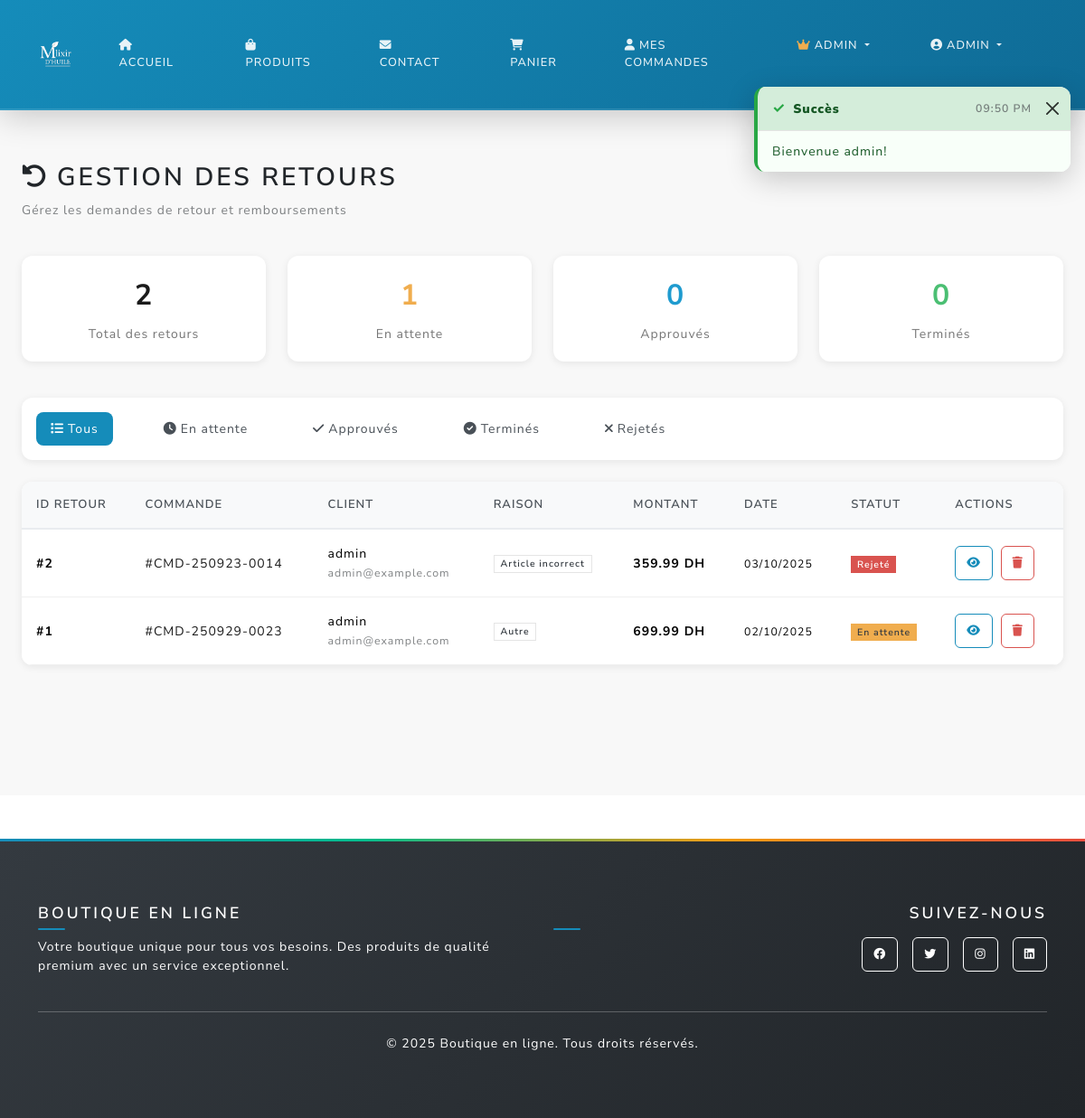
The app's page /admin/returns (signed in) with its own data.
### main.py (models this page shows, shortened)
class User(UserMixin, db.Model):
    id = db.Column(db.Integer, primary_key=True)
    username = db.Column(db.String(80), unique=True, nullable=False)
    email = db.Column(db.String(120), unique=True, nullable=False)
    password_hash = db.Column(db.String(120), nullable=False)
    phone = db.Column(db.String(20), nullable=True)
    address = db.Column(db.Text, nullable=True)
    ville = db.Column(db.String(100), nullable=True)  # NEW FIELD
    code_postal = db.Column(db.String(10), nullable=True)  # NEW FIELD
    is_admin = db.Column(db.Boolean, default=False)
    orders = db.relationship('Order', backref='user', lazy=True)

class Return(db.Model):
    id = db.Column(db.Integer, primary_key=True)
    order_id = db.Column(db.Integer, db.ForeignKey('order.id'), nullable=False)
    user_id = db.Column(db.Integer, db.ForeignKey('user.id'), nullable=False)
    reason = db.Column(db.String(50), nullable=False)  # wrong_size, wrong_item, defective, etc.
    description = db.Column(db.Text, nullable=True)
    status = db.Column(db.String(20), default='pending')  # pending, approved, rejected, completed
    return_method = db.Column(db.String(20), default='pickup')  # pickup, ship_back
    refund_amount = db.Column(db.Float, nullable=True)
    refund_method = db.Column(db.String(20), nullable=True)  # original_payment, store_credit
    refund_status = db.Column(db.String(20), default='pending')  # pending, processed, completed
    admin_notes = db.Column(db.Text, nullable=True)
    processed_by = db.Column(db.Integer, db.ForeignKey('user.id'), nullable=True)
    created_at = db.Column(db.DateTime, default=db.func.current_timestamp())
    processed_at = db.Column(db.DateTime, nullable=True)
    order = db.relationship('Order', backref=db.backref('returns', lazy=True))
    user = db.relationship('User', foreign_keys=[user_id], backref=db.backref('returns', lazy=True))
    processor = db.relationship('User', foreign_keys=[processed_by])
    items = db.relationship('ReturnItem', backref='return_request', lazy=True, cascade='all, delete-orphan')

class Order(db.Model):
    id = db.Column(db.Integer, primary_key=True)
    user_id = db.Column(db.Integer, db.ForeignKey('user.id'), nullable=False)
    total = db.Column(db.Float, nullable=False)
    status = db.Column(db.String(20), default='pending')
    created_at = db.Column(db.DateTime, default=db.func.current_timestamp())
    @property
    def title(self):
        if self.created_at:
            date_str = self.created_at.strftime('%y%m%d')
            return f"CMD-{date_str}-{str(self.id).zfill(4)}"
        return f"CMD-{str(self.id).zfill(4)}"

### main.py (the view)
@app.route('/admin/returns')
@login_required
def admin_returns():
    if not current_user.is_admin:
        return redirect_with_toast('home', 'Accès refusé', 'error')
    page = request.args.get('page', 1, type=int)
    status_filter = request.args.get('status', '')
    query = Return.query
    if status_filter:
        query = query.filter_by(status=status_filter)
    returns = query.order_by(Return.created_at.desc()).paginate(
        page=page, per_page=20, error_out=False
    )
    stats = {
        'total_returns': Return.query.count(),
        'pending_returns': Return.query.filter_by(status='pending').count(),
        'approved_returns': Return.query.filter_by(status='approved').count(),
        'completed_returns': Return.query.filter_by(status='completed').count(),
        'rejected_returns': Return.query.filter_by(status='rejected').count()
    }
    return render_template('admin_returns.html', returns=returns, stats=stats, status_filter=status_filter)

### templates/admin_returns.html (shortened to what this page needs)
{% extends "base.html" %}
{% block content %}
<div style="padding-top: 80px;"></div>
<div class="admin-returns-container">
  <div class="container-fluid px-4">
    <div class="row mb-4">
      <div class="col-12">
        <h2 class="mb-2">
          <i class="fas fa-undo-alt me-2"></i>Gestion des Retours
        </h2>
        <p class="text-muted">Gérez les demandes de retour et remboursements</p>
      </div>
    </div>
    <div class="row mb-4">
      <div class="col-md-3 col-sm-6 mb-3">
        <div class="stats-card">
          <div class="stat-number text-primary">{{ stats.total_returns }}</div>
          <div class="stat-label">Total des retours</div>
        </div>
      </div>
      <div class="col-md-3 col-sm-6 mb-3">
        <div class="stats-card">
          <div class="stat-number text-warning">{{ stats.pending_returns }}</div>
          <div class="stat-label">En attente</div>
        </div>
      </div>
      <div class="col-md-3 col-sm-6 mb-3">
        <div class="stats-card">
          <div class="stat-number text-info">{{ stats.approved_returns }}</div>
          <div class="stat-label">Approuvés</div>
        </div>
      </div>
      <div class="col-md-3 col-sm-6 mb-3">
        <div class="stats-card">
          <div class="stat-number text-success">{{ stats.completed_returns }}</div>
          <div class="stat-label">Terminés</div>
        </div>
      </div>
    </div>
    <div class="filter-tabs">
      <ul class="nav">
        <li class="nav-item">
          <a class="nav-link {% if not status_filter %}active{% endif %}"
             href="{{ url_for('admin_returns') }}">
            <i class="fas fa-list me-1"></i>Tous
          </a>
        </li>
        <li class="nav-item">
          <a class="nav-link {% if status_filter == 'pending' %}active{% endif %}"
             href="{{ url_for('admin_returns', status='pending') }}">
            <i class="fas fa-clock me-1"></i>En attente
          </a>
        </li>
        <li class="nav-item">
          <a class="nav-link {% if status_filter == 'approved' %}active{% endif %}"
             href="{{ url_for('admin_returns', status='approved') }}">
            <i class="fas fa-check me-1"></i>Approuvés
          </a>
        </li>
        <li class="nav-item">
          <a class="nav-link {% if status_filter == 'completed' %}active{% endif %}"
             href="{{ url_for('admin_returns', status='completed') }}">
            <i class="fas fa-check-circle me-1"></i>Terminés
          </a>
        </li>
        <li class="nav-item">
          <a class="nav-link {% if status_filter == 'rejected' %}active{% endif %}"
             href="{{ url_for('admin_returns', status='rejected') }}">
            <i class="fas fa-times me-1"></i>Rejetés
          </a>
        </li>
      </ul>
    </div>
    <div class="return-table">
      {% if returns.items %}
      <table class="table mb-0">
        <thead>
          <tr>
            <th>ID Retour</th>
            <th>Commande</th>
            <th>Client</th>
            <th>Raison</th>
            <th>Montant</th>
            <th>Date</th>
            <th>Statut</th>
            <th>Actions</th>
          </tr>
        </thead>
        <tbody>
          {% for return in returns.items %}
          <tr>
            <td><strong>#{{ return.id }}</strong></td>
            <td>
              <a href="{{ url_for('admin_order_detail', order_id=return.order_id) }}"
                 class="text-decoration-none">
                #{{ return.order.title }}
              </a>
            </td>
            <td>
              {{ return.user.username }}<br>
              <small class="text-muted">{{ return.user.email }}</small>
            </td>
            <td>
              <span class="badge bg-light text-dark">
                {% if return.reason == 'wrong_size' %}Mauvaise taille
                {% elif return.reason == 'wrong_item' %}Article incorrect
                {% elif return.reason == 'defective' %}Défectueux
                {% elif return.reason == 'not_as_described' %}Non conforme
                {% elif return.reason == 'quality_issue' %}Qualité
                {% elif return.reason == 'changed_mind' %}Changement d'avis
                {% else %}Autre
                {% endif %}
              </span>
            </td>
            <td><strong>{{ "%.2f"|format(return.refund_amount) }} DH</strong></td>
            <td>
              <small>{{ return.created_at.strftime('%d/%m/%Y') if return.created_at else 'N/A' }}</small>
            </td>
            <td>
              {% if return.status == 'pending' %}
                <span class="badge bg-warning text-dark">En attente</span>
              {% elif return.status == 'approved' %}
                <span class="badge bg-info">Approuvé</span>
              {% elif return.status == 'rejected' %}
                <span class="badge bg-danger">Rejeté</span>
              {% elif return.status == 'completed' %}
                <span class="badge bg-success">Terminé</span>
              {% endif %}
            </td>
            <td>
              <a href="{{ url_for('admin_return_detail', return_id=return.id) }}"
                 class="btn btn-sm btn-outline-primary action-btn">
                <i class="fas fa-eye"></i>
              </a>
              <form action="{{ url_for('delete_return', return_id=return.id) }}"
                    method="POST" style="display: inline;"
                    onsubmit="return confirm('Supprimer cette demande de retour?');">
                <button type="submit" class="btn btn-sm btn-outline-danger action-btn">
                  <i class="fas fa-trash"></i>
                </button>
              </form>
            </td>
          </tr>
          {% endfor %}
        </tbody>
      </table>
      {% else %}
      <div class="text-center py-5">
        <i class="fas fa-inbox fa-4x text-muted mb-3"></i>
        <h5 class="text-muted">Aucune demande de retour</h5>
        <p class="text-muted">Les demandes de retour apparaîtront ici</p>
      </div>
      {% endif %}
    </div>
  </div>
</div>
{% endblock %}

### templates/base.html (shortened to what this page needs)
<!DOCTYPE html>
<html lang="fr">
  <head>
    <link
      href="https://cdn.jsdelivr.net/npm/bootswatch@5.3.2/dist/lux/bootstrap.min.css"
      rel="stylesheet"
    />
    <link
      href="https://cdnjs.cloudflare.com/ajax/libs/font-awesome/6.0.0/css/all.min.css"
      rel="stylesheet"
    />
    <link
      href="{{ url_for('static', filename='css/style.css') }}"
      rel="stylesheet"
    />
  </head>
  <body>
    <nav class="navbar navbar-expand-lg navbar-dark {% if request.endpoint in ['home', 'contact'] %}navbar-transparent{% else %}navbar-solid{% endif %}" id="mainNavbar">
      <div class="container">
        <a class="navbar-brand d-flex align-items-center fw-bold" href="{{ url_for('home') }}">
          <img src="{{ url_for('static', filename='img/image1.png') }}"
               alt="E-SHOP Logo"
               style="height:40px; width:auto; border-radius:8px;">
        </a>
        <div class="collapse navbar-collapse" id="navbarNav">
          <ul class="navbar-nav me-auto">
            <li class="nav-item">
              <a class="nav-link" href="{{ url_for('home') }}">
                <i class="fas fa-home me-1"></i>Accueil
              </a>
            </li>
            <li class="nav-item">
              <a class="nav-link" href="{{ url_for('products') }}">
                <i class="fas fa-shopping-bag me-1"></i>Produits
              </a>
            </li>
            <li class="nav-item">
              <a class="nav-link" href="{{ url_for('contact') }}">
                <i class="fas fa-envelope me-1"></i>Contact
              </a>
            </li>
          </ul>
          <ul class="navbar-nav">
            {% if current_user.is_authenticated %}
              <li class="nav-item">
                <a class="nav-link position-relative" href="{{ url_for('cart') }}">
                  <i class="fas fa-shopping-cart me-1"></i>Panier
                </a>
              </li>
              <li class="nav-item">
                <a class="nav-link" href="{{ url_for('dashboard') }}">
                  <i class="fas fa-user me-1"></i>Mes commandes
                </a>
              </li>
              {% if current_user.is_admin %}
              <li class="nav-item dropdown">
                <a class="nav-link dropdown-toggle" href="#" role="button" data-bs-toggle="dropdown">
                  <i class="fas fa-crown me-1 text-warning"></i>Admin
                </a>
              </li>
              {% endif %}
              <li class="nav-item dropdown">
                <a class="nav-link dropdown-toggle" href="#" role="button" data-bs-toggle="dropdown">
                  <i class="fas fa-user-circle me-1"></i>{{ current_user.username }}
                </a>
              </li>
            {% endif %}
          </ul>
        </div>
      </div>
    </nav>
    <main>{% block content %}{% endblock %}</main>
    <footer class="bg-dark text-white py-5 mt-5">
      <div class="container">
        <div class="row">
          <div class="col-md-6">
            <h5 class="fw-bold mb-3">Boutique en ligne</h5>
            <p class="text-white">
              Votre boutique unique pour tous vos besoins. Des produits de qualité
              premium avec un service exceptionnel.
            </p>
          </div>
          <div class="col-md-6 text-md-end">
            <h5 class="fw-bold mb-3">Suivez-nous</h5>
            <div class="d-flex justify-content-md-end gap-3">
              <a href="#" class="btn btn-outline-light btn-sm">
                <i class="fab fa-facebook"></i>
              </a>
              <a href="#" class="btn btn-outline-light btn-sm">
                <i class="fab fa-twitter"></i>
              </a>
              <a href="#" class="btn btn-outline-light btn-sm">
                <i class="fab fa-instagram"></i>
              </a>
              <a href="#" class="btn btn-outline-light btn-sm">
                <i class="fab fa-linkedin"></i>
              </a>
            </div>
          </div>
        </div>
        <hr class="my-4" />
        <div class="text-center">
          <p class="text-white mb-0">
            &copy; <span id="year"></span> Boutique en ligne. Tous droits réservés.
          </p>
        </div>
      </div>
    </footer>
    <div class="toast-container position-fixed end-0 p-3" style="z-index: 1045; top: 80px;" id="toastContainer">
    </div>
  </body>
</html>

### records on screen
User: username "ADMIN"
Return: id "2", order "CMD-250923-0014", user.username "admin", user.email "admin@example.com", reason "Article incorrect", refund_amount "359.99", created_at "03/10/2025", status "Rejeté"
Return: id "1", order "CMD-250929-0023", user.username "admin", user.email "admin@example.com", reason "Autre", refund_amount "699.99", created_at "02/10/2025", status "En attente"

### other values on screen
{{ stats.total_returns }} "2"
{{ stats.pending_returns }} "1"
{{ stats.approved_returns }} "0"
{{ stats.completed_returns }} "0"
